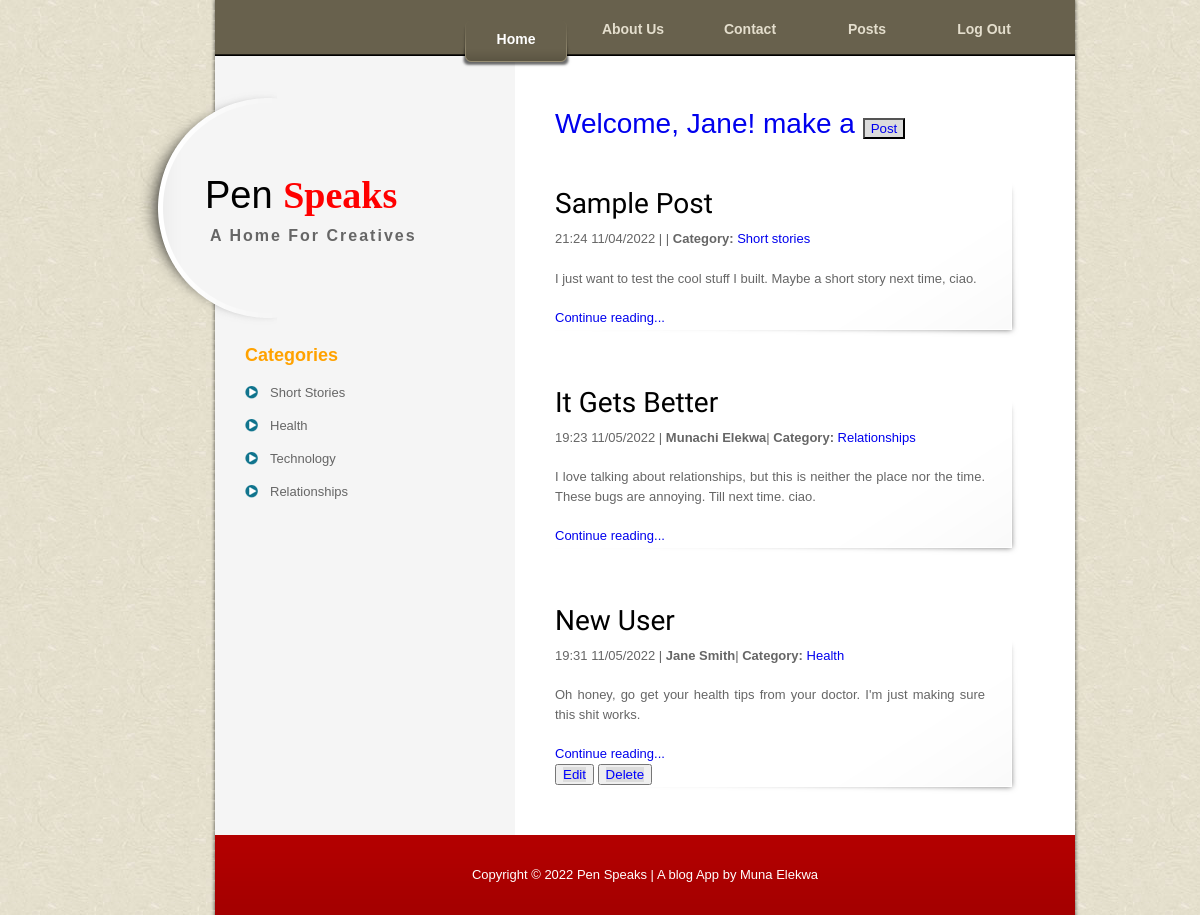
The app's page / (signed in) with its own data.
### models.py (models this page shows, shortened)
class User(db.Model, UserMixin):
    id = db.Column(db.Integer(), primary_key=True)
    firstname = db.Column(db.String(255), nullable=False)
    lastname = db.Column(db.String(255), nullable=False)
    email = db.Column(db.String(255), nullable=False, unique=True)
    password = db.Column(db.String(60), nullable=False)
    posts = db.relationship('Blogpost', backref='author', lazy=True)

class Blogpost(db.Model):
    id = db.Column(db.Integer, primary_key=True)
    title = db.Column(db.String(255), nullable=False)
    content = db.Column(db.Text, nullable=False)
    category = db.Column(db.String(255), nullable=False)
    date_posted = db.Column(db.DateTime, nullable=False, default=datetime.utcnow)
    user_id = db.Column(db.Integer, db.ForeignKey('user.id'))

### app.py (the view)
@app.route('/')
def index():
    posts = Blogpost.query.all()
    return render_template('index.html', posts=posts)

### app.py (called while the page is built)
@login_manager.user_loader
def load_user(user_id):
    return User.query.get(int(user_id))

### templates/index.html (shortened to what this page needs)
{% extends 'layout.html' %}
{% block nav %}
{% if current_user.is_authenticated %}
    <ul>
        <li><a href="/" class="current">Home</a></li>
        <li><a href="/about">About Us</a></li>
        <li><a href="/contact">Contact</a></li>
        <li><a href="/my posts">Posts</a></li>
        <li><a href="/logout">Log Out</a></li>
    </ul>
{% endif %}
{% endblock nav %}
        {% block content %}
        {% if current_user.is_authenticated %}
            <div class="welcome">
                <h2>Welcome, {{ current_user.firstname }}! make a <button class="post_btn"><a href="{{ url_for('create_post') }}">Post</a></button></h2>
            </div>
        {% endif %}
    {% for post in posts %}
        <div class="post_section">
            {% if post.user_id == current_user.id %}
                <h2><a href="{{ url_for('post', post_id=post.id) }}" class="post_title">{{ post.title }}</a></h2>
                <p>{{ post.date_posted.strftime("%H:%M  %m/%d/%Y") }} | <strong>{{ post.author.firstname }} {{ post.author.lastname }}</strong>| <strong>Category:</strong> <a href="{{ url_for('cat', post_cat=post.category) }}">{{ post.category }}</a></p>
                <p>{{ post.content }}</p><a href="{{ url_for('post', post_id=post.id) }}">Continue reading...</a>
                <div class="update">
                    <button><a href="{{ url_for('edit_post', post_id=post.id) }}" class="post_btn">Edit</a></button>
                    <button><a href="{{ url_for('del_post', post_id=post.id) }}" class="post_btn">Delete</a></button>
                </div>
            {% else %}
                <h2><a href="{{ url_for('post', post_id=post.id) }}" class="post_title">{{ post.title }}</a></h2>
                <p>{{ post.date_posted.strftime("%H:%M  %m/%d/%Y") }} | <strong>{{post.author.firstname}} {{ post.author.lastname}}</strong>| <strong>Category:</strong> <a href="{{ url_for('cat', post_cat=post.category) }}">{{ post.category }}</a></p>
                <p>{{ post.content }}</p>
                <a href="{{ url_for('post', post_id=post.id) }}">Continue reading...</a>
            {% endif %}
        </div>
    {% endfor %}
    {% endblock content %}

### static/style.css (style rules this page uses)
body { margin: 0px; padding: 0px; color: #666; font-family: Helevetica,Arial,sans-serif; font-size: 13px; line-height:1.5em; background-image: url(images/templatemo_body.jpg); background-repeat: repeat; }
a, a:link, a:visited { text-decoration: none; }
p { margin: 0px; padding: 0 0 10px 0; }
h2 { font-size: 28px; font-weight: normal; line-height: 28px; margin: 0 0 30px 0; padding: 0; color: #c7a902; }
#templatemo_menu ul { float: right; margin: 0; padding: 0; list-style: none; }
#templatemo_menu ul li { padding: 0px; margin: 0px; display: inline; }
#templatemo_menu ul li a { float: left; display: block; width: 112px; height: 48px; padding: 0; margin: 0 5px 0 0 ; font-size: 14px; text-align: center; text-decoration: none; color: #e4decd; font-weight: bold; outline: none; border: none; }
#templatemo_menu ul li a:hover, #templatemo_menu ul li .current { height: 38px; padding-top: 10px; color: #fff; background: url(images/templatemo_menu_hover.png) bottom no-repeat; }
.post_section { clear: both; position: relative; padding: 0 60px 10px 0; margin: 40px 0; background: url(images/templatemo_post_bottom.png) bottom left no-repeat; }
.post_section h2 { margin: 0; padding: 10px 0 10px 0; line-height: 30px; }
.post_section p { text-align: justify; margin-bottom: 10px; }
.post_title { color: black; font-family: 'Itim', cursive; }
.post_btn { background-color: gainsboro; color: blue; }

### records on screen
User: firstname "Jane"
Blogpost: title "Sample Post", date_posted "21:24 11/04/2022", category "Short stories", content "I just want to test the cool stuff I built. Maybe a short story next time, ciao."
Blogpost: title "It Gets Better", date_posted "19:23 11/05/2022", author.firstname "Munachi", author.lastname "Elekwa", category "Relationships", content "I love talking about relationships, but this is neither the place nor the time. These bugs are annoying. Till next time. ciao."
Blogpost: title "New User", date_posted "19:31 11/05/2022", author.firstname "Jane", author.lastname "Smith", category "Health", content "Oh honey, go get your health tips from your doctor. I'm just making sure this shit works."
